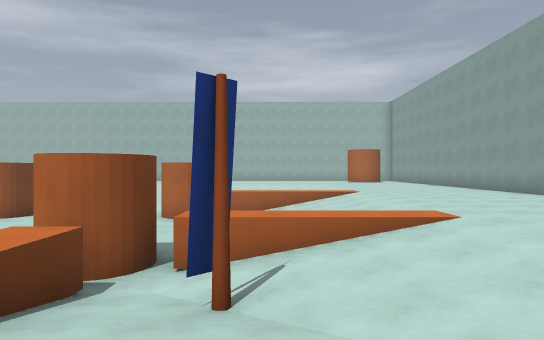
[1] (above)

24 first-person views from a walk through a level from a Godot 3-D game. The camera is 1.4 m above the floor, looks level and sees 75° across. The floor is counted in squares, 2 m on a side. Each view is taken from the middle of a square. On the plan, view 1 faces up. The plan holds only what a view shows up to about 11 squares ahead; the rest is blank.

[2]
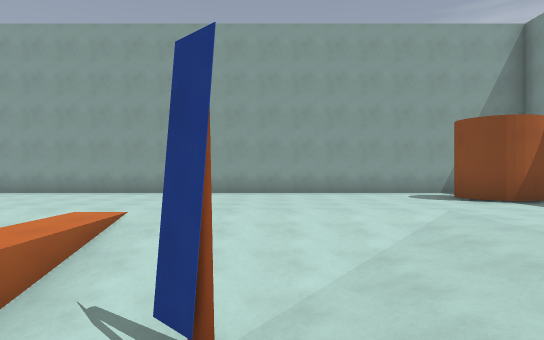

[3]
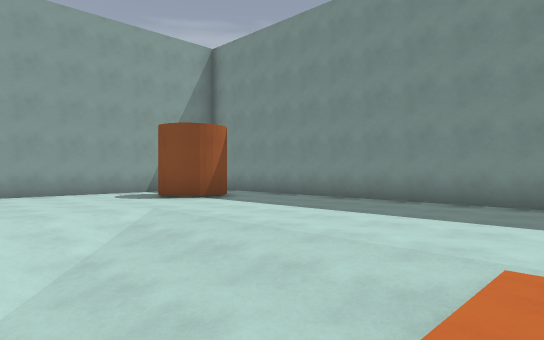

[4]
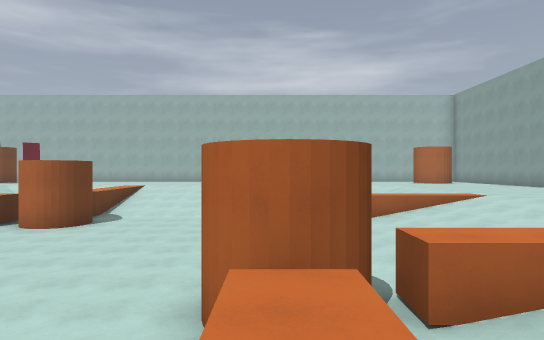

[5]
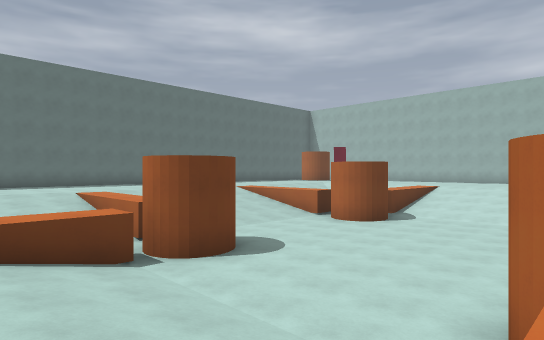

[6]
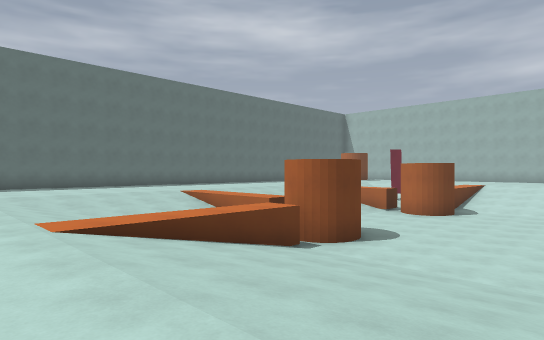

[7]
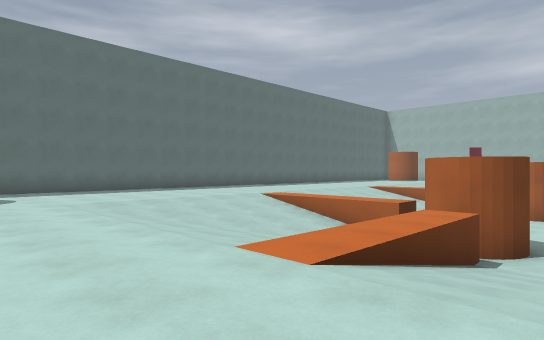

[8]
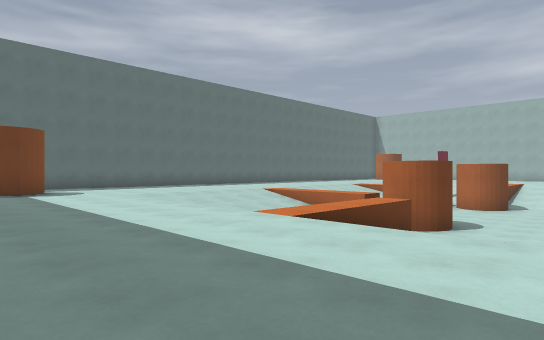

[9]
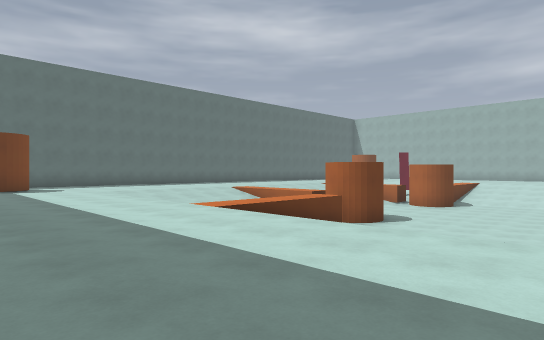

[10]
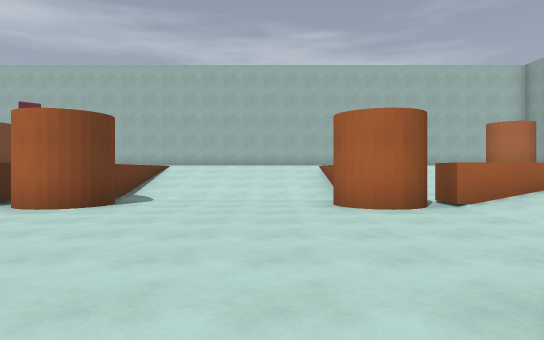

[11]
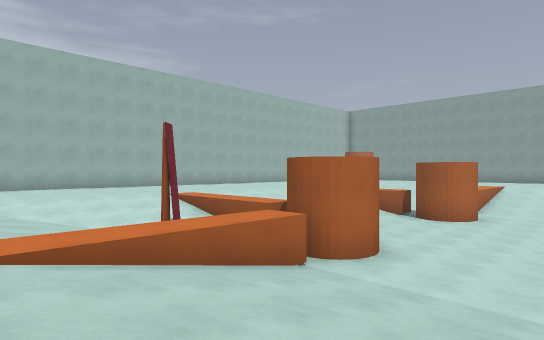

[12]
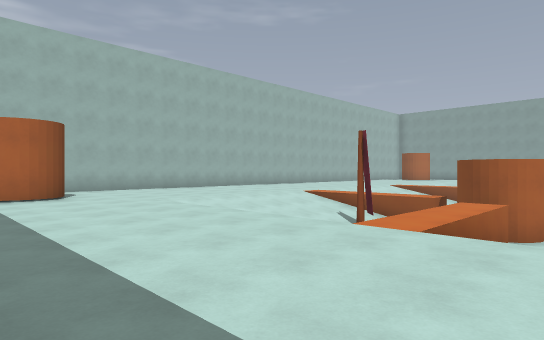

[13]
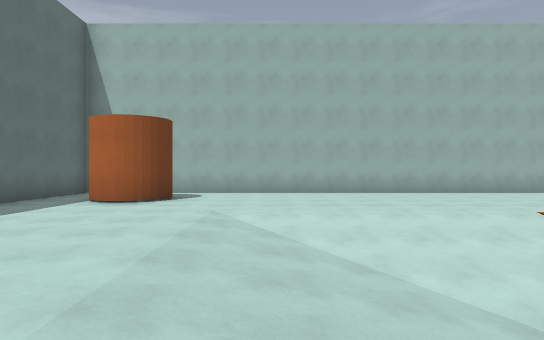

[14]
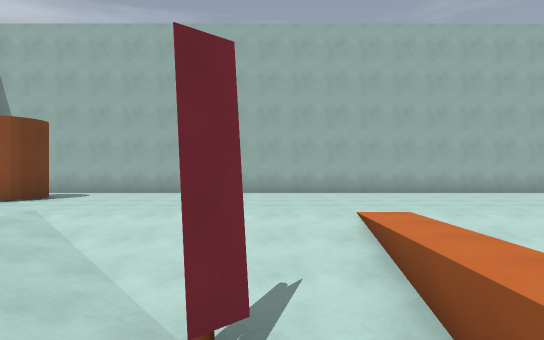

[15]
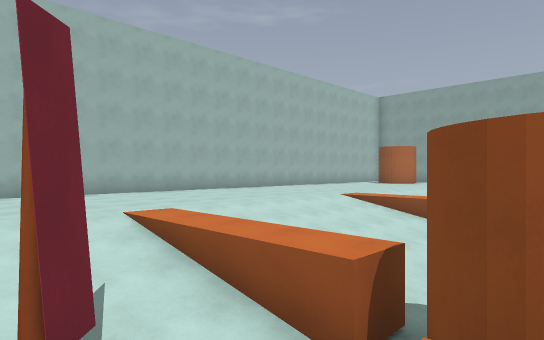

[16]
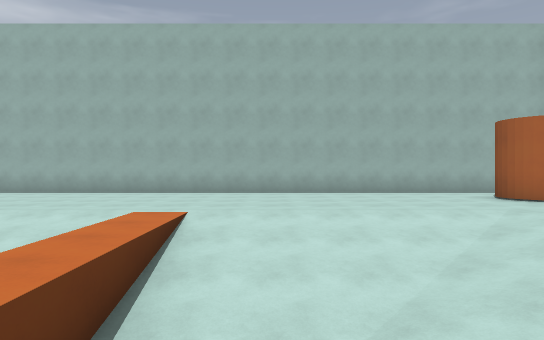

[17]
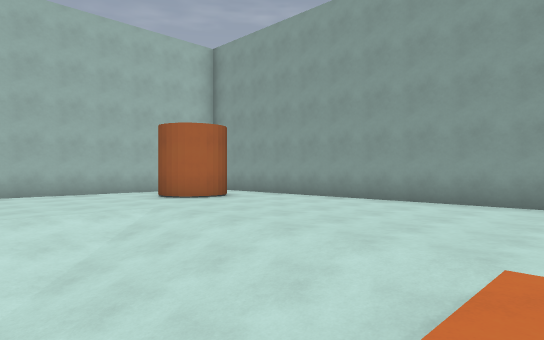

[18]
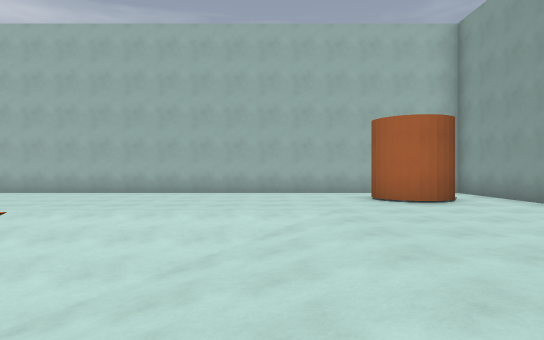

[19]
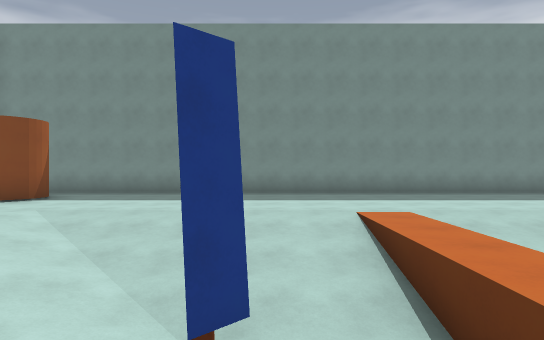

[20]
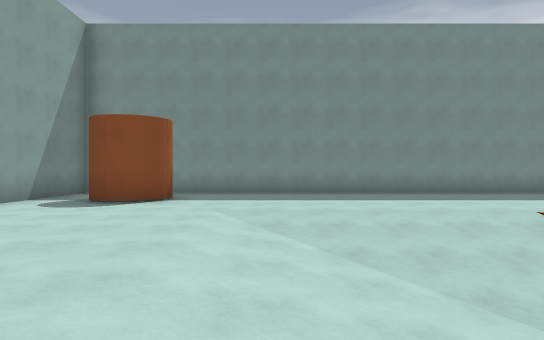

[21]
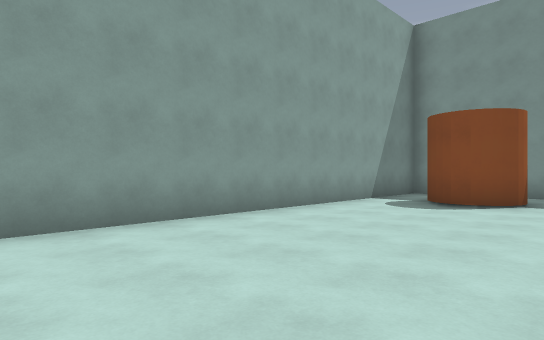

[22]
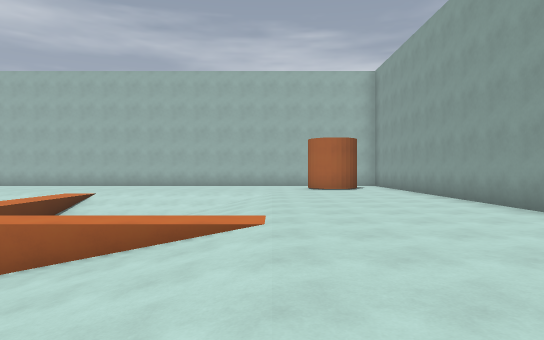

[23]
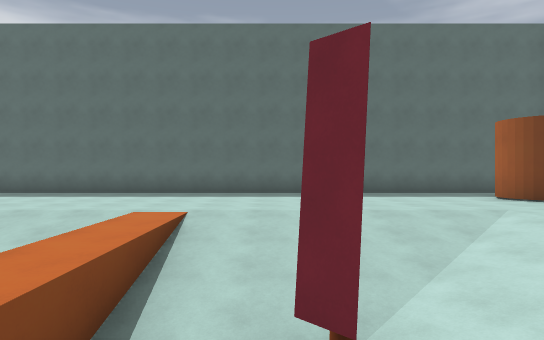

[24]
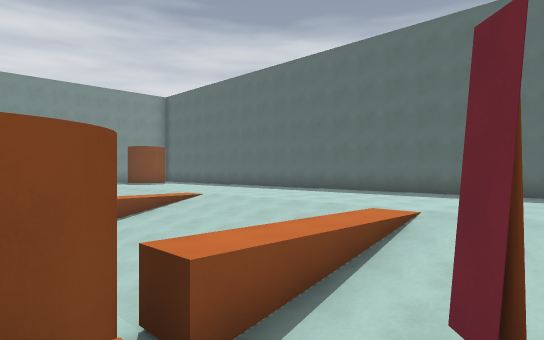

### Floor plan
Key: @ floor where view 1 was taken; # wall or solid block; . main floor; - floor 1.75 m lower than the main floor; / step, stairs or slope; F flag.
Columns run from 20 left of view 1 to 8 right of it. Each row starts with its distance up from view 1.
 23 #############################
 22 #. ....................... .#
 21 #. #.....................# .#
 20 #.##.....................##.#
 19 #...........................#
 18 #...........................#
 17 #...../////./////./////.....#
 16 # ..../////./////./////.....#
 15 #...../////./////./////.....#
 14 #.....///F/./////./////.....#
 13 #.....////-#-----  / //.....#
 12 #.........##-----##.........#
 11 #.....////---------////.....#
 10 #.....////---------////.....#
  9 #.....////---------////.....#
  8 #.....////---------/ //.....#
  7 #.....///  --------/  /.....#
  6 #.  ......##-----##.........#
  5     ..////-#-----#-////.....#
  4     ../// /.//// ./F///.....#
  3    .../// /./////./////.....#
  2   ..../////./////./////.....#
  1 #...../////./////./////.....#
  0 #...................@.......#
 -1    .........................#
 -2    #.....................##.#
 -3      ....................# .#
 -4            ............... .#
 -5            ##################

Where each view was taken, in squares from view 1:
view 1: 0 up, 0 right, facing up
view 2: 3 up, 3 left, facing right
view 3: 3 up, 3 left, facing down-right
view 4: 2 up, 3 left, facing up
view 5: 2 up, 3 left, facing up-left
view 6: 1 down, 4 left, facing up-left
view 7: 2 down, 7 left, facing up-left
view 8: 4 down, 5 left, facing up-left
view 9: 4 down, 3 left, facing up-left
view 10: 5 up, 5 left, facing up
view 11: 8 up, 15 left, facing up-right
view 12: 10 up, 19 left, facing up-right
view 13: 12 up, 14 left, facing up
view 14: 12 up, 11 left, facing up
view 15: 12 up, 12 left, facing up-right
view 16: 12 up, 1 left, facing up
view 17: 12 up, 0 right, facing up-right
view 18: 12 up, 2 right, facing up
view 19: 6 up, 1 left, facing down
view 20: 6 up, 2 right, facing down
view 21: 6 up, 3 right, facing down-right
view 22: 7 up, 3 right, facing up
view 23: 14 up, 9 left, facing left
view 24: 15 up, 9 left, facing down-left
